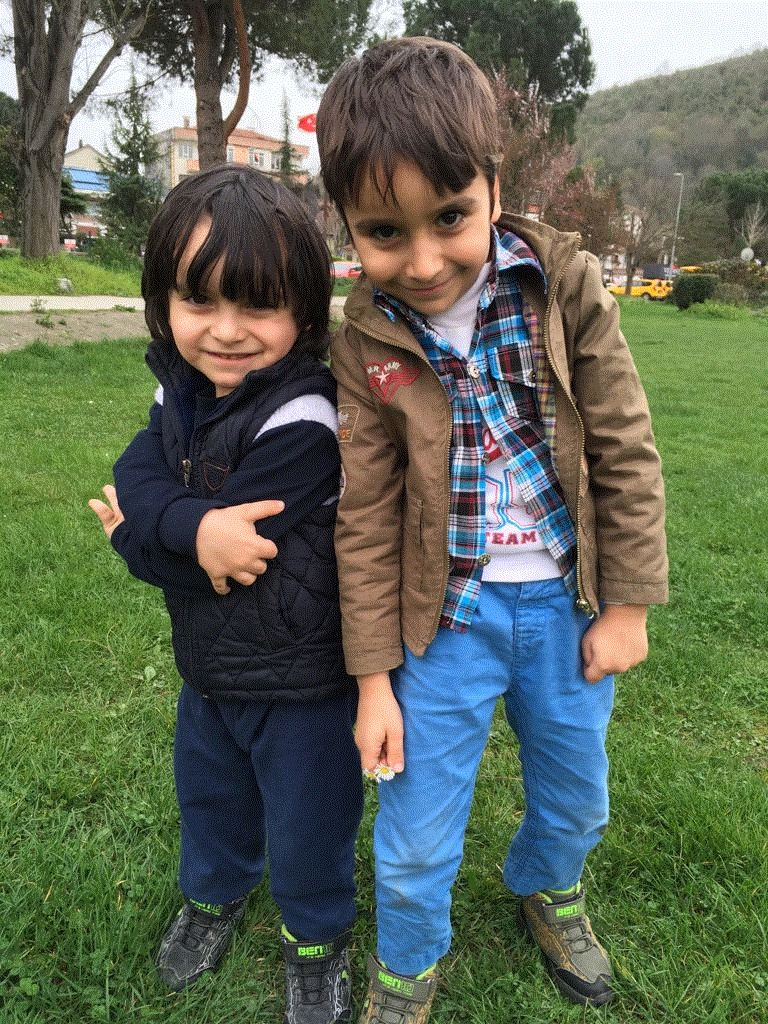
#> input picture bolum14/oglan.gif, 768 x 1024 px
$ python Ornek14_20.py
#> lines starting #> are read from the running program, lines starting #| are printed output that depends on the picture
from PIL import Image #PIL kütüphanesini ekler
resim1 = Image.open('oglan.gif') # resimi yükle
#> resim1 is the input picture: PIL image 768x1024 P; mean R, G, B, A 94.8, 104.5, 85.2, 255
resim1.show() # orjinal resimi göster

box = (150, 200, 600, 600)
resim2 = resim1.crop(box) #resimi kırpar
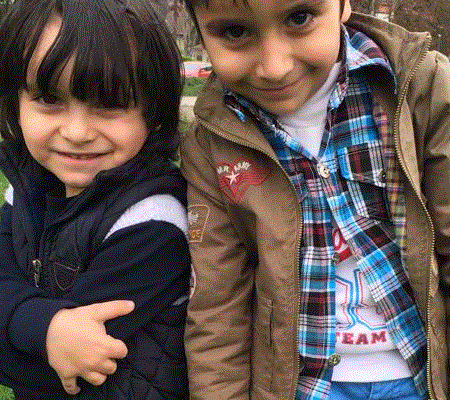
#> resim2: PIL image 450x400 P; mean R, G, B, A 98.2, 84.5, 80.3, 255
resim2.save('kirp.bmp') #resim2'yi kaydet
resim2.show() #resim2'yi göster

resim3 = resim1.resize((250, 400)) #resimin yeni boyutu
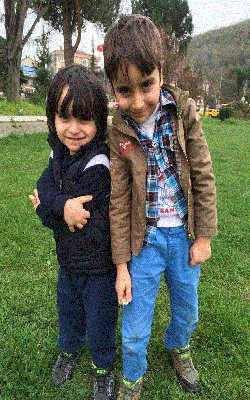
#> resim3: PIL image 250x400 P; mean R, G, B, A 94.9, 104.5, 85.3, 255
x=resim3.rotate(90) #resimYeni'yi 90 derece döndürür
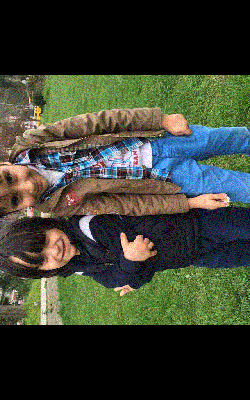
#> x: PIL image 250x400 P; mean R, G, B, A 58.8, 64.1, 51.4, 255
y=x.convert('L') #x'e L(greyscale-gri ton) moduna dönüştürür.
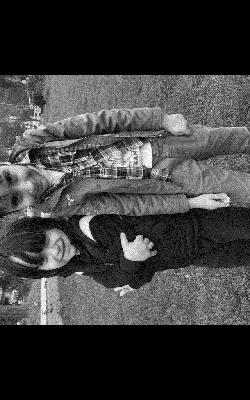
#> y: PIL image 250x400 L; min 0, max 255, mean 61
y.save('oglan.png') #y'yi 'oglan.png' olarak kaydeder.
y.show() #y'yi ekranda gösterir

print("resim1 uzantısı:",resim1.format) # Resim dosyasının uzantısını verir.
#| resim1 uzantısı: GIF
print("resim1 modu:",resim1.mode) #Resim1'in Pixel formatını(“P”, “L”, “RGB”, veya “CMYK”) verir
#| resim1 modu: P
print("resim1 boyutu:", resim1.size) #Resim boyutunu pixel olarak verir(genişlik, yükseklik)
#| resim1 boyutu: (768, 1024)
print("resim2 boyutu:",resim2.size)
#| resim2 boyutu: (450, 400)
print("resim2 uzantısı:",resim2.format)
#| resim2 uzantısı: None
print("resim3 boyutu:",y.size)
#| resim3 boyutu: (250, 400)
print ("resim3 modu:",y.mode)
#| resim3 modu: L

$ run again, with bolum14/kale.png saved as bolum14/oglan.gif
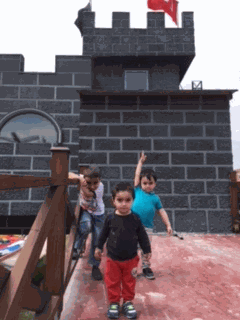
#> input picture bolum14/kale.png, 240 x 320 px
#> resim1 is the input picture: PIL image 240x320 P; mean R, G, B, A 116.1, 103.8, 108.9, 255
#> `resim3 = resim1.resize((250, 400))`:
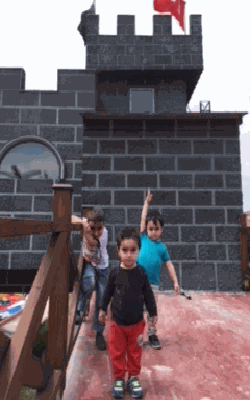
#> resim3: PIL image 250x400 P; mean R, G, B, A 116.1, 103.8, 108.8, 255
#> `y=x.convert('L') #x'e L(greyscale-gri ton) moduna dönüştürür.`:
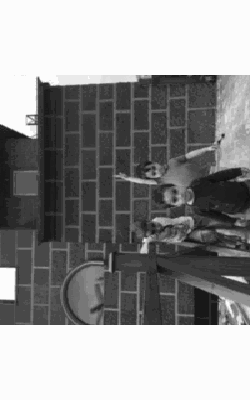
#> y: PIL image 250x400 L; min 17, max 252, mean 147.2
#| resim1 uzantısı: GIF
#| resim1 modu: P
#| resim1 boyutu: (240, 320)
#| resim2 boyutu: (450, 400)
#| resim2 uzantısı: None
#| resim3 boyutu: (250, 400)
#| resim3 modu: L
